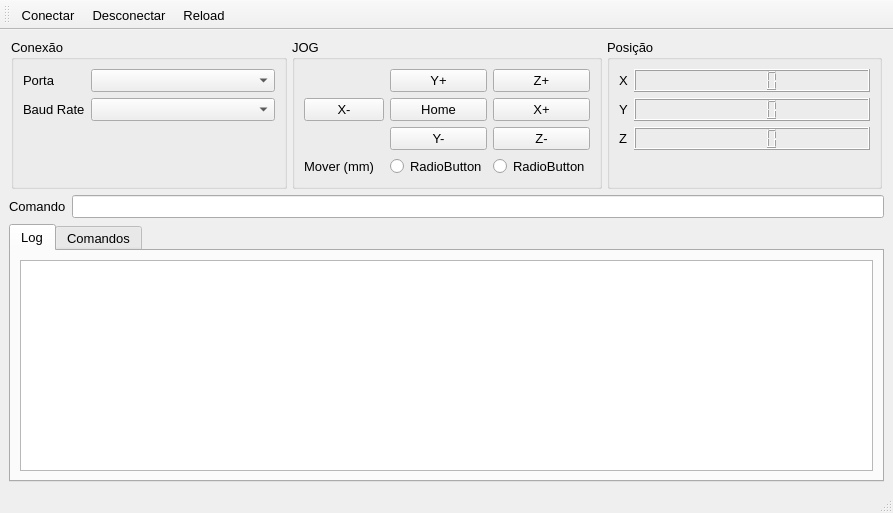
<?xml version="1.0" encoding="UTF-8"?>
<ui version="4.0">
 <class>MainWindow</class>
 <widget class="QMainWindow" name="MainWindow">
  <property name="geometry">
   <rect>
    <x>0</x>
    <y>0</y>
    <width>893</width>
    <height>513</height>
   </rect>
  </property>
  <property name="font">
   <font>
    <family>Segoe UI</family>
    <pointsize>10</pointsize>
   </font>
  </property>
  <property name="windowTitle">
   <string>MainWindow</string>
  </property>
  <widget class="QWidget" name="centralwidget">
   <layout class="QVBoxLayout" name="verticalLayout_2">
    <item>
     <layout class="QHBoxLayout" name="horizontalLayout" stretch="0,0,0">
      <property name="spacing">
       <number>5</number>
      </property>
      <property name="sizeConstraint">
       <enum>QLayout::SetMaximumSize</enum>
      </property>
      <property name="leftMargin">
       <number>2</number>
      </property>
      <property name="rightMargin">
       <number>2</number>
      </property>
      <item>
       <widget class="QGroupBox" name="group_conexao">
        <property name="maximumSize">
         <size>
          <width>16777215</width>
          <height>150</height>
         </size>
        </property>
        <property name="title">
         <string>Conexão</string>
        </property>
        <layout class="QFormLayout" name="formLayout">
         <item row="0" column="0">
          <widget class="QLabel" name="label_porta">
           <property name="text">
            <string>Porta</string>
           </property>
          </widget>
         </item>
         <item row="0" column="1">
          <widget class="QComboBox" name="combo_portas"/>
         </item>
         <item row="1" column="0">
          <widget class="QLabel" name="label_bauds">
           <property name="text">
            <string>Baud Rate</string>
           </property>
          </widget>
         </item>
         <item row="1" column="1">
          <widget class="QComboBox" name="combo_bauds"/>
         </item>
        </layout>
       </widget>
      </item>
      <item>
       <widget class="QGroupBox" name="group_jog">
        <property name="maximumSize">
         <size>
          <width>16777215</width>
          <height>150</height>
         </size>
        </property>
        <property name="title">
         <string>JOG</string>
        </property>
        <layout class="QGridLayout" name="gridLayout">
         <item row="0" column="3">
          <widget class="QPushButton" name="btn_z_avan">
           <property name="text">
            <string>Z+</string>
           </property>
          </widget>
         </item>
         <item row="2" column="3">
          <widget class="QPushButton" name="btn_z_recu">
           <property name="text">
            <string>Z-</string>
           </property>
          </widget>
         </item>
         <item row="1" column="2">
          <widget class="QPushButton" name="btn_home">
           <property name="text">
            <string>Home</string>
           </property>
          </widget>
         </item>
         <item row="2" column="2">
          <widget class="QPushButton" name="btn_y_recu">
           <property name="text">
            <string>Y-</string>
           </property>
          </widget>
         </item>
         <item row="1" column="0">
          <widget class="QPushButton" name="btn_x_recu">
           <property name="text">
            <string>X-</string>
           </property>
          </widget>
         </item>
         <item row="0" column="2">
          <widget class="QPushButton" name="btn_y_avan">
           <property name="text">
            <string>Y+</string>
           </property>
          </widget>
         </item>
         <item row="1" column="3">
          <widget class="QPushButton" name="btn_x_avan">
           <property name="text">
            <string>X+</string>
           </property>
          </widget>
         </item>
         <item row="3" column="3">
          <widget class="QRadioButton" name="radioButton_2">
           <property name="text">
            <string>RadioButton</string>
           </property>
          </widget>
         </item>
         <item row="3" column="2">
          <widget class="QRadioButton" name="radioButton">
           <property name="text">
            <string>RadioButton</string>
           </property>
          </widget>
         </item>
         <item row="3" column="0">
          <widget class="QLabel" name="label">
           <property name="text">
            <string>Mover (mm)</string>
           </property>
          </widget>
         </item>
        </layout>
       </widget>
      </item>
      <item>
       <widget class="QGroupBox" name="group_posicao">
        <property name="maximumSize">
         <size>
          <width>16777215</width>
          <height>150</height>
         </size>
        </property>
        <property name="title">
         <string>Posição</string>
        </property>
        <layout class="QFormLayout" name="formLayout_2">
         <item row="0" column="0">
          <widget class="QLabel" name="label_x">
           <property name="text">
            <string>X</string>
           </property>
          </widget>
         </item>
         <item row="0" column="1">
          <widget class="QLCDNumber" name="lcd_x"/>
         </item>
         <item row="1" column="0">
          <widget class="QLabel" name="label_y">
           <property name="text">
            <string>Y</string>
           </property>
          </widget>
         </item>
         <item row="1" column="1">
          <widget class="QLCDNumber" name="lcd_y"/>
         </item>
         <item row="2" column="0">
          <widget class="QLabel" name="label_z">
           <property name="text">
            <string>Z</string>
           </property>
          </widget>
         </item>
         <item row="2" column="1">
          <widget class="QLCDNumber" name="lcd_z"/>
         </item>
        </layout>
       </widget>
      </item>
     </layout>
    </item>
    <item>
     <layout class="QVBoxLayout" name="verticalLayout">
      <item>
       <layout class="QFormLayout" name="form_cmd">
        <item row="0" column="0">
         <widget class="QLabel" name="label_cmd">
          <property name="text">
           <string>Comando</string>
          </property>
         </widget>
        </item>
        <item row="0" column="1">
         <widget class="QLineEdit" name="line_cmd"/>
        </item>
       </layout>
      </item>
      <item>
       <widget class="QTabWidget" name="tabWidget">
        <property name="currentIndex">
         <number>0</number>
        </property>
        <widget class="QWidget" name="tab_log">
         <attribute name="title">
          <string>Log</string>
         </attribute>
         <layout class="QHBoxLayout" name="horizontalLayout_2">
          <item>
           <widget class="QTextEdit" name="text_log"/>
          </item>
         </layout>
        </widget>
        <widget class="QWidget" name="tab_cmds">
         <attribute name="title">
          <string>Comandos</string>
         </attribute>
         <layout class="QVBoxLayout" name="verticalLayout_3">
          <item>
           <widget class="QListView" name="list_comandos"/>
          </item>
         </layout>
        </widget>
       </widget>
      </item>
     </layout>
    </item>
   </layout>
  </widget>
  <widget class="QMenuBar" name="menubar">
   <property name="geometry">
    <rect>
     <x>0</x>
     <y>0</y>
     <width>893</width>
     <height>21</height>
    </rect>
   </property>
  </widget>
  <widget class="QStatusBar" name="statusbar"/>
  <widget class="QToolBar" name="toolBar">
   <property name="windowTitle">
    <string>toolBar</string>
   </property>
   <property name="iconSize">
    <size>
     <width>32</width>
     <height>32</height>
    </size>
   </property>
   <attribute name="toolBarArea">
    <enum>TopToolBarArea</enum>
   </attribute>
   <attribute name="toolBarBreak">
    <bool>false</bool>
   </attribute>
   <addaction name="actionConectar"/>
   <addaction name="actionDesconectar"/>
   <addaction name="actionReload"/>
  </widget>
  <action name="actionConectar">
   <property name="icon">
    <iconset>
     <normalon>D:/desenvolvimento/github/python/pyqt/images/connected.png</normalon>
    </iconset>
   </property>
   <property name="text">
    <string>Conectar</string>
   </property>
   <property name="shortcut">
    <string>F2</string>
   </property>
  </action>
  <action name="actionDesconectar">
   <property name="icon">
    <iconset>
     <normalon>D:/desenvolvimento/github/python/pyqt/images/disconnected.png</normalon>
    </iconset>
   </property>
   <property name="text">
    <string>Desconectar</string>
   </property>
   <property name="shortcut">
    <string>F4</string>
   </property>
  </action>
  <action name="actionReload">
   <property name="icon">
    <iconset>
     <normalon>D:/desenvolvimento/github/python/pyqt/images/update.png</normalon>
    </iconset>
   </property>
   <property name="text">
    <string>Reload</string>
   </property>
  </action>
 </widget>
 <resources/>
 <connections>
  <connection>
   <sender>line_cmd</sender>
   <signal>returnPressed()</signal>
   <receiver>text_log</receiver>
   <slot>lower()</slot>
   <hints>
    <hint type="sourcelabel">
     <x>123</x>
     <y>181</y>
    </hint>
    <hint type="destinationlabel">
     <x>94</x>
     <y>304</y>
    </hint>
   </hints>
  </connection>
 </connections>
</ui>
